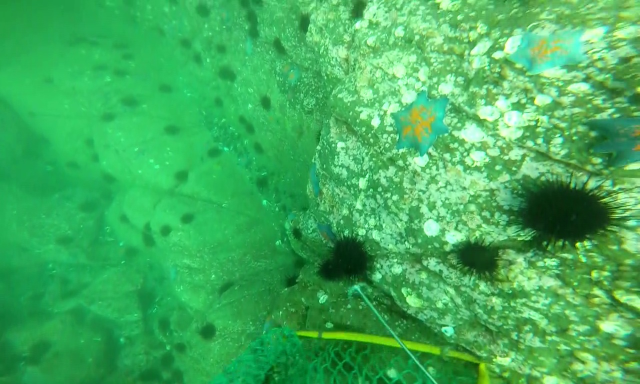
#> input picture contrast/00154.jpg, 1280 x 768 px (shown at 1/2 size); its folder holds 4 pictures in this run
$ python changeShape.py
#> lines starting #> are read from the running program, lines starting #| are printed output that depends on the picture
import cv2 as cv
import glob

img_path = glob.glob('./*.jpg')
for i in range(len(img_path)):
    img = cv.imread(img_path[i])
#> img is the input picture: shape (768, 1280, 3); mean B, G, R 91.4, 175.5, 63.6

    img = cv.resize(img,(1920,1080))
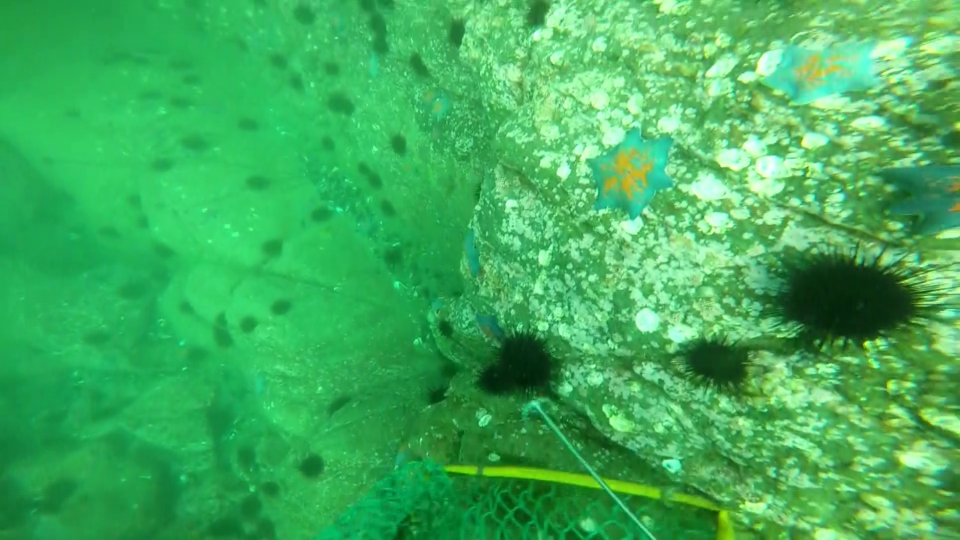
#> img: shape (1080, 1920, 3) (shown at 1/2 size); mean B, G, R 91.3, 175.4, 63.5
    cv.imwrite(img_path[i],img)
#> pass 2 of the loop `for i in range(len(img_path)):`:
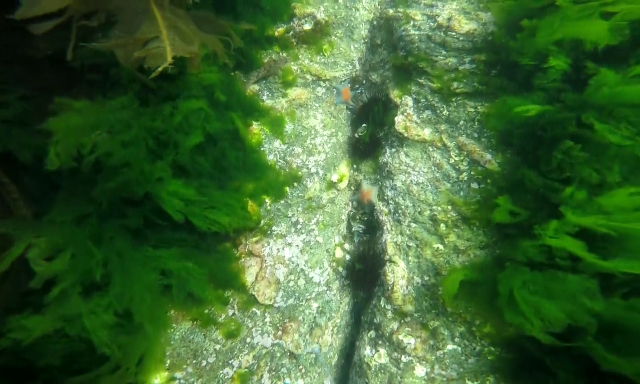
#> input picture contrast/00888.jpg, 1280 x 768 px (shown at 1/2 size)
#> img is the input picture: shape (768, 1280, 3); mean B, G, R 47.2, 97.9, 59.1
#> `img = cv.resize(img,(1920,1080))`:
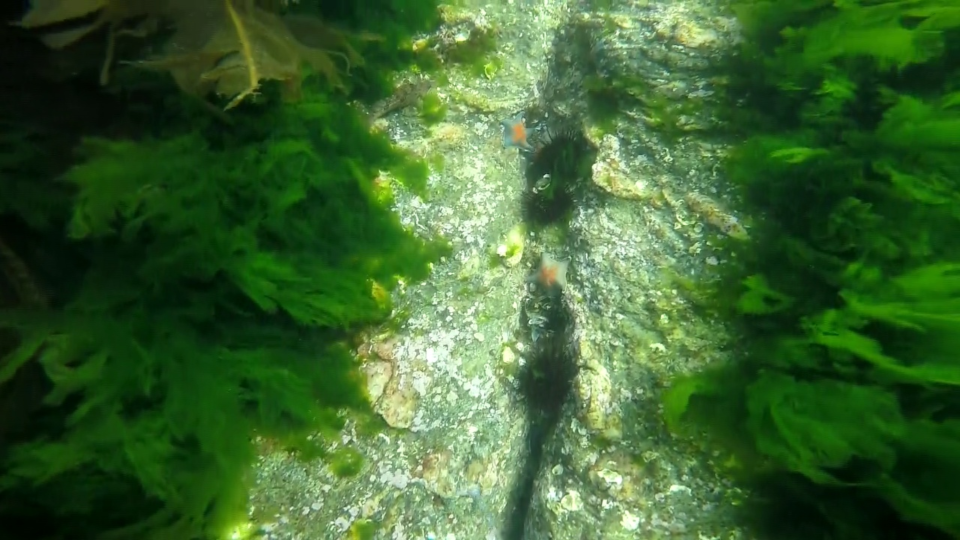
#> img: shape (1080, 1920, 3) (shown at 1/2 size); mean B, G, R 47.1, 97.8, 59
#> pass 3 of the loop `for i in range(len(img_path)):`:
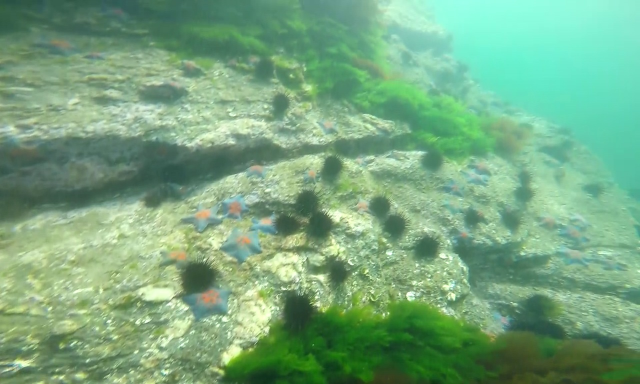
#> input picture contrast/01000.jpg, 1280 x 768 px (shown at 1/2 size)
#> img is the input picture: shape (768, 1280, 3); mean B, G, R 127.8, 167.2, 118.5
#> `img = cv.resize(img,(1920,1080))`:
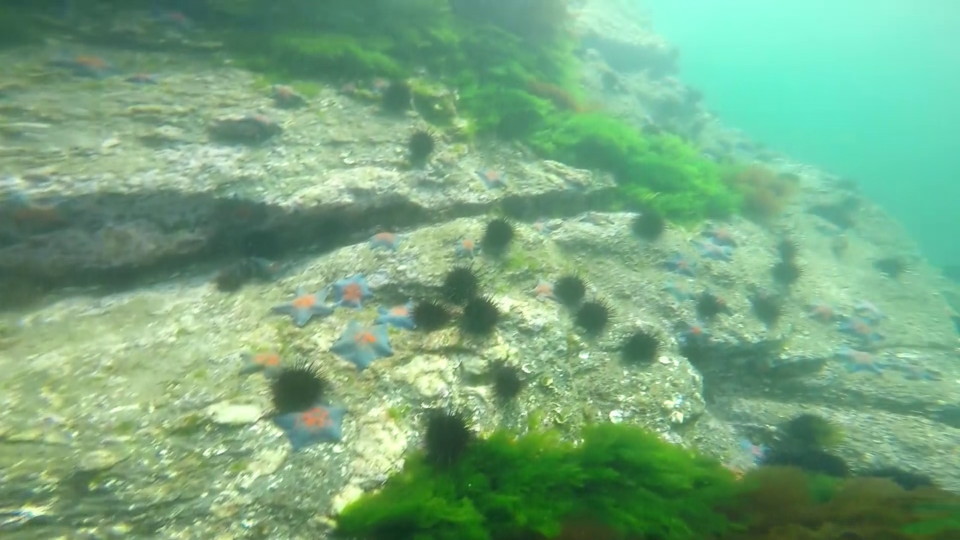
#> img: shape (1080, 1920, 3) (shown at 1/2 size); mean B, G, R 127.7, 167.1, 118.3
#> the loop made 4 passes; the first 3 are shown
